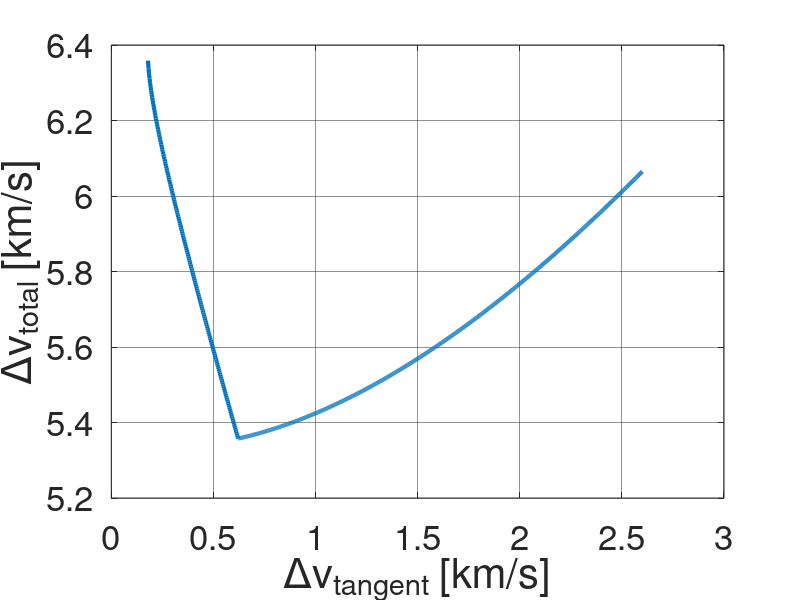

Write MATLAB code to recreate this figure.
clear, clc, close all;
load('alex_minimizza_tangente_workspace.mat')

plot(deltaV_i_tan_vect, deltaV_tot_vect, 'LineWidth', 3)
grid on
set(gca, 'FontSize', 25, 'GridAlpha', 0.5)
xlabel('\Deltav_{tangent} [km/s]', 'FontSize', 30)
ylabel('\Deltav_{total} [km/s]', 'FontSize', 30)